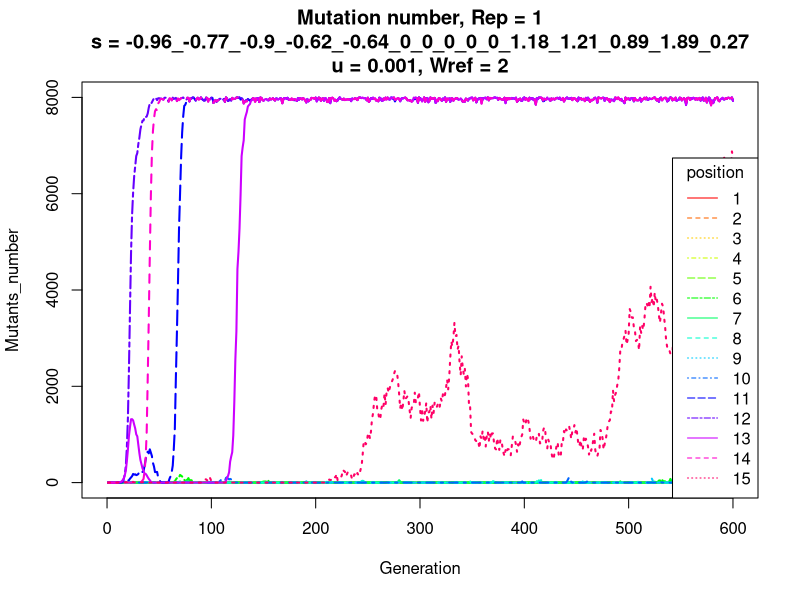
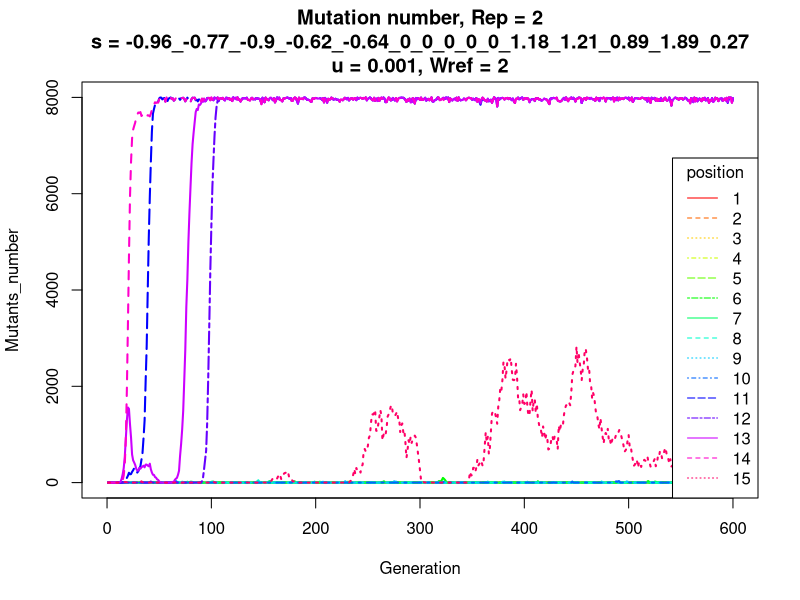
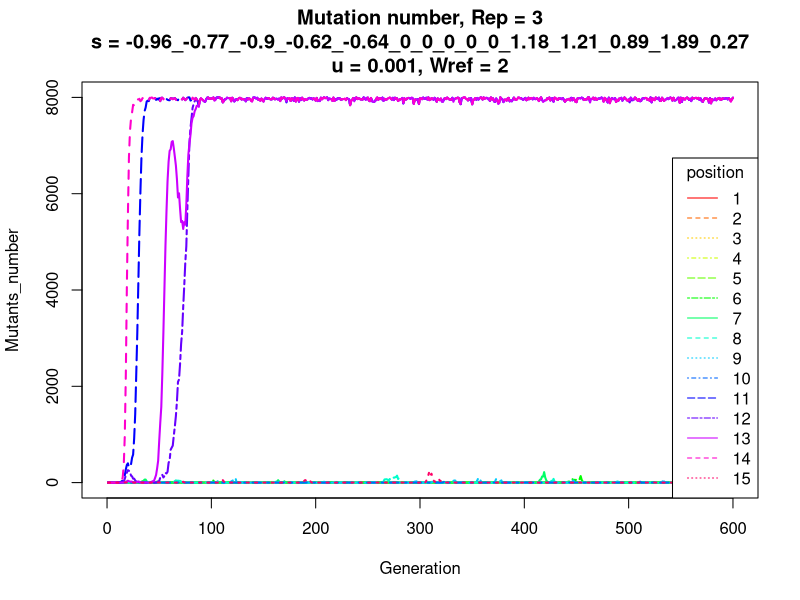
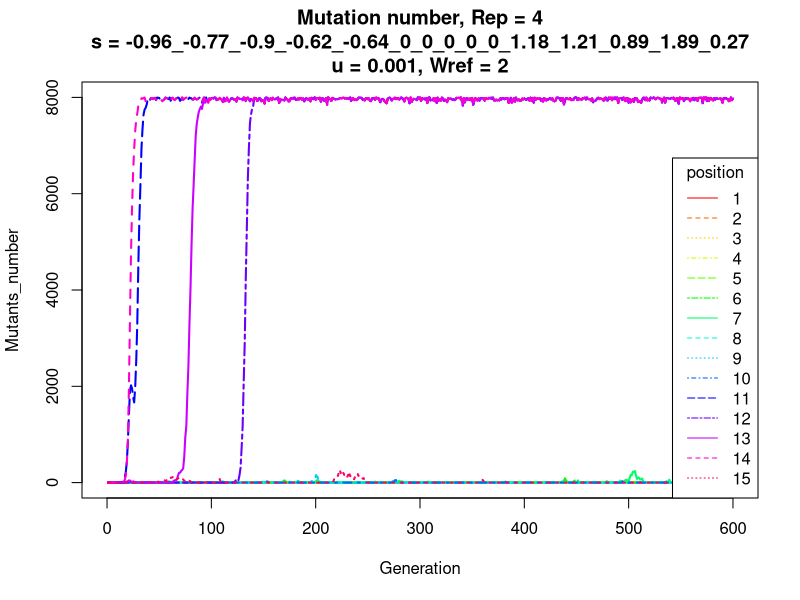

Generate these figures, in order, with R: (Note: a time limit stopped this script after it produced the figures.)
for (wref in c(2,5,9)) {
  for (u in c(1e-3,1e-4,1e-6)) {
    n <- 15 #genome size
    refgene <- rep(0,n) #reference genome as a vector of 0s
    #u <- 1e-3 #mutation rate
    fl <- 0.4 #lethal fraction
    fn <- 0.3 #neutral fraction
    fb <- 1 - fl -fn #beneficial fraction
    #wref <- 2 #reference reproductivity
    demin <- 0.8 #deminishing return coeff
    population_capacity <- 8000
    generations <- 600
    repeat_sim <- 10
    data <- matrix(refgene) 
    s <- c()
    for (i in 1:n) {
      ifelse(i < n*fl, pawn <- runif(1,-1,0),
             ifelse(i < n*(fl+fn), pawn <- 0, pawn <- runif(1,0,2)))
      s <- c(s,pawn)
    } #As a VECTOR assign mutation fitness each position, Wg=wref.Pi(1+si) = 1(1+si)^vi 
    s <- round(s, digits = 2)
    
    ##############################
    mutant_numbers_rep <- list()
    for (l in 1:repeat_sim) {
      
      #Start population
      data <- matrix(refgene) 
      
      #matrix store number of mutations in each position in each generation 
      mutant_number_each_position <- matrix(rep(0,n*generations), nrow = n,ncol = generations) #0 better than NA for the loop of graphs
      #range 0:max() means to NA if it breaks before, so cannot draw the graph
      
      #fraction of mutant in 1 position compare to all mutant in that same generation
      mutant_fraction_each_position <- matrix(rep(0,n*generations), nrow = n,ncol = generations)
      
      #All data on all genes in all generationz
      # store <- list()
      
      for (i in 1:generations){
        number_of_mutation <- colSums(data)
        individuals_with_multiple_mutation <- which(number_of_mutation > 1)
        #producing children as poisson process with mean calculated from fitness, more realistic than round the fitness
        children_individuals <- wref*(apply((1+s)^data,2,prod))
        children_individuals[individuals_with_multiple_mutation] <- (demin^(number_of_mutation[individuals_with_multiple_mutation]-1))*children_individuals[individuals_with_multiple_mutation]
        children_individuals <- sapply(children_individuals, function(x) {rpois(1,x)}) #number of children iof each column 
        
        population_size <- sum(children_individuals)
        if (population_size == 0) break #extince
        while(population_size > population_capacity) 
        {
          children_individuals[sample(1:length(children_individuals),50)] <- rep(0,50)
          population_size <- sum(children_individuals)
        }
        data1 <- matrix(nrow = n, ncol = population_size)
        survivals <- which(children_individuals != 0)
        children_individuals <- children_individuals[survivals] #kids of survival only
        data <- matrix(data[,survivals], nrow = n)
        for (j in 1:ncol(data)){
          data1[,(sum(children_individuals[0:(j-1)])+1):
                  (sum(children_individuals[0:(j-1)])+children_individuals[j])] <- rep(data[,j],children_individuals[j])
        } #next generation without mutation
        mutationvector <- runif(ncol(data1),0,1)
        mutated_genes_position <- which(mutationvector < u)
        if(length(mutated_genes_position) > 0) for (k in mutated_genes_position) {
          data1[sample(1:n,1),k] <- 1 - data1[sample(1:n,1),k]
        }
        data <- data1
        mutant_number_each_position[,i] <- rowSums(data)
        mutant_fraction_each_position[,i] <- mutant_number_each_position[,i]/ sum(mutant_number_each_position[,i])
        print(i)
      }
      
      mutant_numbers_rep[[l]] <- mutant_number_each_position
      
      # initiate plot
      plot(range(0:i), range(0:max(mutant_number_each_position, na.rm = T)), type="n", xlab="Generation", ylab="Mutants_number" )
      colors <- rainbow(n) 
      linetype <- c(1:n) 
      
      
      # add lines 
      for (i in 1:n) { 
        lines(mutant_number_each_position[i,], type="l", lwd=2,
              lty=linetype[i], col=colors[i]) 
      } 
      
      # add a title and subtitle 
      title(paste("Mutation number",", Rep = ", as.character(l),"\n","s = ", paste(sapply(s, as.character), collapse = "_"),"\n","u = ", as.character(u),", Wref = ", as.character(wref), sep = ""))
      
      # add a legend 
      legend("bottomright", as.character(c(1:n)), cex= 1, col=rainbow(n) , lty= 1:n, title="position")
      
    }
  }
}

plots.dir.path <- list.files(tempdir(), pattern="rs-graphics", full.names = TRUE)
plots.png.paths <- list.files(plots.dir.path, pattern=".png", full.names = TRUE)
file.copy(from=plots.png.paths, to="deminishing return")
